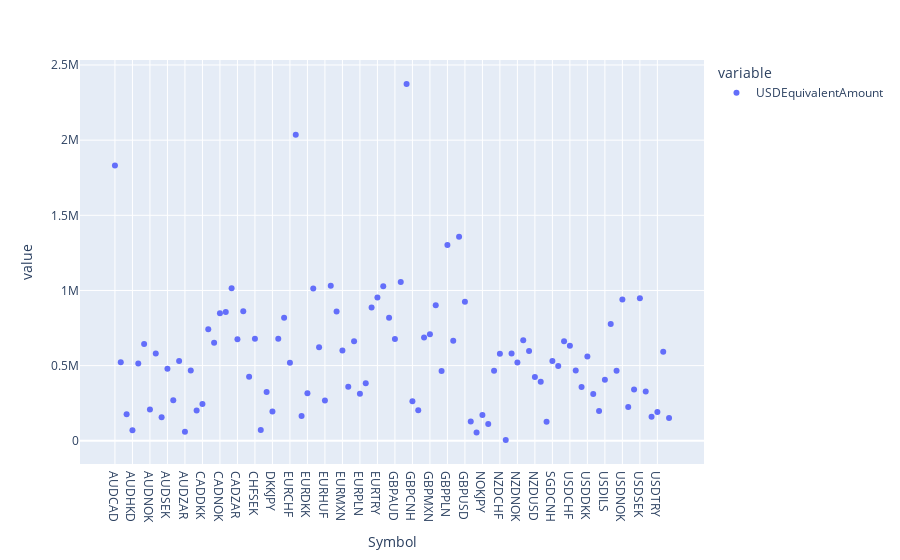

Notebook code for this chart:
### Code cell
px.scatter(df.groupby('Symbol')['USDEquivalentAmount'].mean())

### Figure 1 — Plotly figure (JSON) as saved in the notebook; plotly's stock layout.template omitted (floating-point values rounded to 4 significant figures)
{"data": [{"hovertemplate": "variable=USDEquivalentAmount<br>Symbol=%{x}<br>value=%{y}<extra></extra>", "legendgroup": "USDEquivalentAmount", "marker": {"color": "#636efa", "symbol": "circle"}, "mode": "markers", "name": "USDEquivalentAmount", "orientation": "v", "showlegend": true, "type": "scatter", "x": ["AUDCAD", "AUDCHF", "AUDCNH", "AUDHKD", "AUDJPY", "AUDMXN", "AUDNOK", "AUDNZD", "AUDPLN", "AUDSEK", "AUDSGD", "AUDUSD", "AUDZAR", "CADCHF", "CADCNH", "CADDKK", "CADHKD", "CADJPY", "CADNOK", "CADSEK", "CADSGD", "CADZAR", "CHFJPY", "CHFNOK", "CHFSEK", "CNHHKD", "CNHJPY", "DKKJPY", "EURAUD", "EURCAD", "EURCHF", "EURCNH", "EURCZK", "EURDKK", "EURGBP", "EURHKD", "EURHUF", "EURILS", "EURJPY", "EURMXN", "EURNOK", "EURNZD", "EURPLN", "EURSEK", "EURSGD", "EURTRY", "EURUSD", "EURZAR", "GBPAUD", "GBPCAD", "GBPCHF", "GBPCNH", "GBPHKD", "GBPJPY", "GBPMXN", "GBPNOK", "GBPNZD", "GBPPLN", "GBPSEK", "GBPSGD", "GBPUSD", "HKDJPY", "MXNJPY", "NOKJPY", "NOKSEK", "NZDCAD", "NZDCHF", "NZDCNH", "NZDJPY", "NZDNOK", "NZDSEK", "NZDSGD", "NZDUSD", "PLNHUF", "SEKJPY", "SGDCNH", "SGDJPY", "USDCAD", "USDCHF", "USDCNH", "USDCZK", "USDDKK", "USDHKD", "USDHUF", "USDILS", "USDJPY", "USDMXN", "USDNOK", "USDPLN", "USDRUB", "USDSEK", "USDSGD", "USDTHB", "USDTRY", "USDZAR", "ZARJPY"], "xaxis": "x", "y": [1831000.0, 522200.0, 176800.0, 69970.0, 514700.0, 643900.0, 208800.0, 581400.0, 155700.0, 479800.0, 269200.0, 530400.0, 59600.0, 467700.0, 201800.0, 244800.0, 741300.0, 652000.0, 847900.0, 856200.0, 1015000.0, 676000.0, 861800.0, 426200.0, 679100.0, 72080.0, 324300.0, 194500.0, 677900.0, 818500.0, 518400.0, 2036000.0, 164900.0, 315900.0, 1014000.0, 622600.0, 267400.0, 1032000.0, 859700.0, 600000.0, 359900.0, 662600.0, 312400.0, 382700.0, 887400.0, 952600.0, 1028000.0, 817900.0, 677200.0, 1056000.0, 2374000.0, 263400.0, 203900.0, 687100.0, 709400.0, 901600.0, 463400.0, 1301805, 665200.0, 1358000.0, 925600.0, 129032, 54800.0, 171400.0, 111100.0, 466100.0, 578600.0, 4807.0, 579900.0, 521300.0, 668400.0, 597435, 424300.0, 392000.0, 126600.0, 530700.0, 497700.0, 662400.0, 631700.0, 467400.0, 357900.0, 561100.0, 311000.0, 197900.0, 405200.0, 776300.0, 465400.0, 940700.0, 223900.0, 341100.0, 949000.0, 328600.0, 159400.0, 191700.0, 593100.0, 151500.0], "yaxis": "y"}], "layout": {"legend": {"title": {"text": "variable"}, "tracegroupgap": 0}, "margin": {"t": 60}, "xaxis": {"anchor": "y", "domain": [0, 1], "title": {"text": "Symbol"}}, "yaxis": {"anchor": "x", "domain": [0, 1], "title": {"text": "value"}}}}
